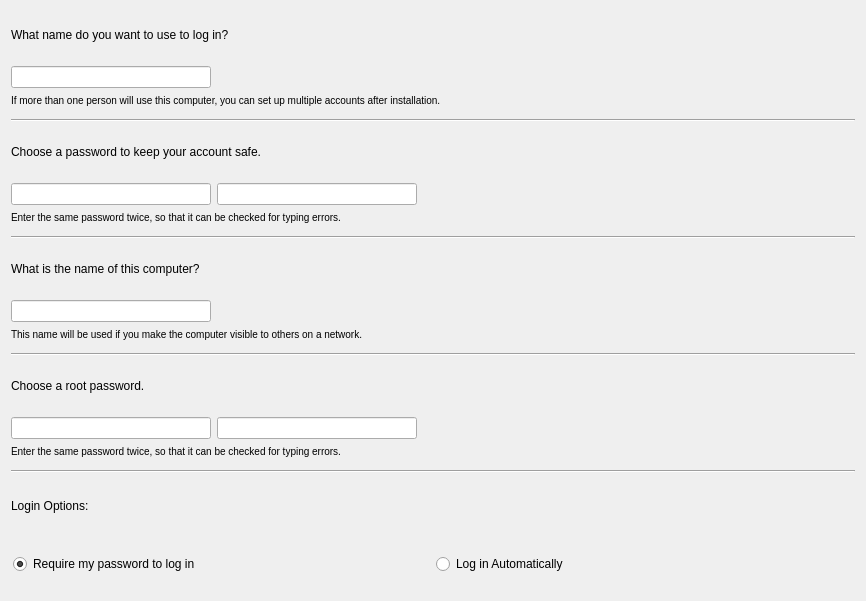
<?xml version="1.0" encoding="UTF-8"?>
<ui version="4.0">
 <class>Page_UserSetup</class>
 <widget class="QWidget" name="Page_UserSetup">
  <property name="geometry">
   <rect>
    <x>0</x>
    <y>0</y>
    <width>866</width>
    <height>601</height>
   </rect>
  </property>
  <property name="windowTitle">
   <string>Form</string>
  </property>
  <layout class="QVBoxLayout" name="verticalLayout_12">
   <item>
    <layout class="QVBoxLayout" name="verticalLayout_8">
     <item>
      <widget class="QLabel" name="username_label_2">
       <property name="text">
        <string>What name do you want to use to log in?</string>
       </property>
       <property name="wordWrap">
        <bool>false</bool>
       </property>
      </widget>
     </item>
     <item>
      <layout class="QGridLayout" name="_29">
       <property name="leftMargin">
        <number>0</number>
       </property>
       <property name="topMargin">
        <number>0</number>
       </property>
       <property name="rightMargin">
        <number>0</number>
       </property>
       <property name="bottomMargin">
        <number>0</number>
       </property>
       <property name="verticalSpacing">
        <number>0</number>
       </property>
       <item row="0" column="0">
        <widget class="QLineEdit" name="textBoxUsername">
         <property name="sizePolicy">
          <sizepolicy hsizetype="Expanding" vsizetype="Fixed">
           <horstretch>0</horstretch>
           <verstretch>0</verstretch>
          </sizepolicy>
         </property>
         <property name="minimumSize">
          <size>
           <width>200</width>
           <height>0</height>
          </size>
         </property>
        </widget>
       </item>
       <item row="1" column="0" colspan="4">
        <widget class="QLabel" name="username_extra_label_2">
         <property name="styleSheet">
          <string>font-weight: normal</string>
         </property>
         <property name="text">
          <string>&lt;small&gt;If more than one person will use this computer, you can set up multiple accounts after installation.&lt;/small&gt;</string>
         </property>
         <property name="wordWrap">
          <bool>true</bool>
         </property>
        </widget>
       </item>
       <item row="0" column="1">
        <widget class="QLabel" name="labelUsername">
         <property name="sizePolicy">
          <sizepolicy hsizetype="Fixed" vsizetype="Fixed">
           <horstretch>0</horstretch>
           <verstretch>0</verstretch>
          </sizepolicy>
         </property>
         <property name="minimumSize">
          <size>
           <width>24</width>
           <height>24</height>
          </size>
         </property>
         <property name="maximumSize">
          <size>
           <width>24</width>
           <height>24</height>
          </size>
         </property>
         <property name="scaledContents">
          <bool>true</bool>
         </property>
        </widget>
       </item>
       <item row="0" column="2">
        <widget class="QLabel" name="labelUsernameError">
         <property name="sizePolicy">
          <sizepolicy hsizetype="Expanding" vsizetype="Preferred">
           <horstretch>1</horstretch>
           <verstretch>0</verstretch>
          </sizepolicy>
         </property>
         <property name="minimumSize">
          <size>
           <width>200</width>
           <height>0</height>
          </size>
         </property>
         <property name="text">
          <string/>
         </property>
         <property name="alignment">
          <set>Qt::AlignVCenter</set>
         </property>
         <property name="wordWrap">
          <bool>true</bool>
         </property>
        </widget>
       </item>
      </layout>
     </item>
     <item>
      <widget class="Line" name="line_12">
       <property name="orientation">
        <enum>Qt::Horizontal</enum>
       </property>
      </widget>
     </item>
    </layout>
   </item>
   <item>
    <layout class="QVBoxLayout" name="verticalLayout_10">
     <item>
      <widget class="QLabel" name="password_label_2">
       <property name="text">
        <string>Choose a password to keep your account safe.</string>
       </property>
       <property name="wordWrap">
        <bool>false</bool>
       </property>
      </widget>
     </item>
     <item>
      <layout class="QGridLayout" name="_31">
       <property name="leftMargin">
        <number>0</number>
       </property>
       <property name="topMargin">
        <number>0</number>
       </property>
       <property name="rightMargin">
        <number>0</number>
       </property>
       <property name="bottomMargin">
        <number>0</number>
       </property>
       <property name="verticalSpacing">
        <number>0</number>
       </property>
       <item row="1" column="0" colspan="5">
        <widget class="QLabel" name="password_extra_label_3">
         <property name="styleSheet">
          <string>font-weight: normal</string>
         </property>
         <property name="text">
          <string>&lt;small&gt;Enter the same password twice, so that it can be checked for typing errors.&lt;/small&gt;</string>
         </property>
         <property name="wordWrap">
          <bool>true</bool>
         </property>
        </widget>
       </item>
       <item row="0" column="2">
        <widget class="QLabel" name="labelUserPassword">
         <property name="sizePolicy">
          <sizepolicy hsizetype="Fixed" vsizetype="Fixed">
           <horstretch>0</horstretch>
           <verstretch>0</verstretch>
          </sizepolicy>
         </property>
         <property name="minimumSize">
          <size>
           <width>24</width>
           <height>24</height>
          </size>
         </property>
         <property name="maximumSize">
          <size>
           <width>24</width>
           <height>24</height>
          </size>
         </property>
         <property name="scaledContents">
          <bool>true</bool>
         </property>
        </widget>
       </item>
       <item row="0" column="3">
        <widget class="QLabel" name="labelUserPasswordError">
         <property name="sizePolicy">
          <sizepolicy hsizetype="Expanding" vsizetype="Preferred">
           <horstretch>1</horstretch>
           <verstretch>0</verstretch>
          </sizepolicy>
         </property>
         <property name="minimumSize">
          <size>
           <width>100</width>
           <height>0</height>
          </size>
         </property>
         <property name="text">
          <string/>
         </property>
         <property name="alignment">
          <set>Qt::AlignVCenter</set>
         </property>
         <property name="wordWrap">
          <bool>true</bool>
         </property>
        </widget>
       </item>
       <item row="0" column="1">
        <widget class="QLineEdit" name="textBoxUserVerifiedPassword">
         <property name="sizePolicy">
          <sizepolicy hsizetype="Expanding" vsizetype="Fixed">
           <horstretch>0</horstretch>
           <verstretch>0</verstretch>
          </sizepolicy>
         </property>
         <property name="minimumSize">
          <size>
           <width>200</width>
           <height>0</height>
          </size>
         </property>
         <property name="echoMode">
          <enum>QLineEdit::Password</enum>
         </property>
        </widget>
       </item>
       <item row="0" column="0">
        <widget class="QLineEdit" name="textBoxUserPassword">
         <property name="sizePolicy">
          <sizepolicy hsizetype="Expanding" vsizetype="Fixed">
           <horstretch>0</horstretch>
           <verstretch>0</verstretch>
          </sizepolicy>
         </property>
         <property name="minimumSize">
          <size>
           <width>200</width>
           <height>0</height>
          </size>
         </property>
         <property name="echoMode">
          <enum>QLineEdit::Password</enum>
         </property>
        </widget>
       </item>
      </layout>
     </item>
     <item>
      <widget class="Line" name="line_14">
       <property name="orientation">
        <enum>Qt::Horizontal</enum>
       </property>
      </widget>
     </item>
    </layout>
   </item>
   <item>
    <layout class="QVBoxLayout" name="verticalLayout_9">
     <item>
      <widget class="QLabel" name="hostname_label_2">
       <property name="text">
        <string>What is the name of this computer?</string>
       </property>
       <property name="wordWrap">
        <bool>false</bool>
       </property>
      </widget>
     </item>
     <item>
      <layout class="QGridLayout" name="_30">
       <property name="leftMargin">
        <number>0</number>
       </property>
       <property name="topMargin">
        <number>0</number>
       </property>
       <property name="rightMargin">
        <number>0</number>
       </property>
       <property name="bottomMargin">
        <number>0</number>
       </property>
       <property name="verticalSpacing">
        <number>0</number>
       </property>
       <item row="0" column="0">
        <widget class="QLineEdit" name="textBoxHostname">
         <property name="sizePolicy">
          <sizepolicy hsizetype="Expanding" vsizetype="Fixed">
           <horstretch>0</horstretch>
           <verstretch>0</verstretch>
          </sizepolicy>
         </property>
         <property name="minimumSize">
          <size>
           <width>200</width>
           <height>0</height>
          </size>
         </property>
        </widget>
       </item>
       <item row="1" column="0" colspan="4">
        <widget class="QLabel" name="hostname_extra_label_2">
         <property name="styleSheet">
          <string>font-weight: normal</string>
         </property>
         <property name="text">
          <string>&lt;small&gt;This name will be used if you make the computer visible to others on a network.&lt;/small&gt;</string>
         </property>
         <property name="wordWrap">
          <bool>false</bool>
         </property>
        </widget>
       </item>
       <item row="0" column="1">
        <widget class="QLabel" name="labelHostname">
         <property name="sizePolicy">
          <sizepolicy hsizetype="Fixed" vsizetype="Fixed">
           <horstretch>0</horstretch>
           <verstretch>0</verstretch>
          </sizepolicy>
         </property>
         <property name="minimumSize">
          <size>
           <width>24</width>
           <height>24</height>
          </size>
         </property>
         <property name="maximumSize">
          <size>
           <width>24</width>
           <height>24</height>
          </size>
         </property>
         <property name="scaledContents">
          <bool>true</bool>
         </property>
        </widget>
       </item>
       <item row="0" column="2">
        <widget class="QLabel" name="labelHostnameError">
         <property name="sizePolicy">
          <sizepolicy hsizetype="Expanding" vsizetype="Preferred">
           <horstretch>1</horstretch>
           <verstretch>0</verstretch>
          </sizepolicy>
         </property>
         <property name="minimumSize">
          <size>
           <width>200</width>
           <height>0</height>
          </size>
         </property>
         <property name="text">
          <string/>
         </property>
         <property name="alignment">
          <set>Qt::AlignVCenter</set>
         </property>
         <property name="wordWrap">
          <bool>true</bool>
         </property>
        </widget>
       </item>
      </layout>
     </item>
     <item>
      <widget class="Line" name="line_13">
       <property name="orientation">
        <enum>Qt::Horizontal</enum>
       </property>
      </widget>
     </item>
    </layout>
   </item>
   <item>
    <layout class="QVBoxLayout" name="verticalLayout_11">
     <item>
      <widget class="QLabel" name="root_password_label_2">
       <property name="text">
        <string>Choose a root password.</string>
       </property>
       <property name="wordWrap">
        <bool>false</bool>
       </property>
      </widget>
     </item>
     <item>
      <layout class="QGridLayout" name="_32">
       <property name="leftMargin">
        <number>0</number>
       </property>
       <property name="topMargin">
        <number>0</number>
       </property>
       <property name="rightMargin">
        <number>0</number>
       </property>
       <property name="bottomMargin">
        <number>0</number>
       </property>
       <property name="verticalSpacing">
        <number>0</number>
       </property>
       <item row="1" column="0" colspan="5">
        <widget class="QLabel" name="password_extra_label_4">
         <property name="styleSheet">
          <string>font-weight: normal</string>
         </property>
         <property name="text">
          <string>&lt;small&gt;Enter the same password twice, so that it can be checked for typing errors.&lt;/small&gt;</string>
         </property>
         <property name="wordWrap">
          <bool>true</bool>
         </property>
        </widget>
       </item>
       <item row="0" column="2">
        <widget class="QLabel" name="labelRootPassword">
         <property name="sizePolicy">
          <sizepolicy hsizetype="Fixed" vsizetype="Fixed">
           <horstretch>0</horstretch>
           <verstretch>0</verstretch>
          </sizepolicy>
         </property>
         <property name="minimumSize">
          <size>
           <width>24</width>
           <height>24</height>
          </size>
         </property>
         <property name="maximumSize">
          <size>
           <width>24</width>
           <height>24</height>
          </size>
         </property>
         <property name="scaledContents">
          <bool>true</bool>
         </property>
        </widget>
       </item>
       <item row="0" column="3">
        <widget class="QLabel" name="labelRootPasswordError">
         <property name="sizePolicy">
          <sizepolicy hsizetype="Expanding" vsizetype="Preferred">
           <horstretch>1</horstretch>
           <verstretch>0</verstretch>
          </sizepolicy>
         </property>
         <property name="minimumSize">
          <size>
           <width>100</width>
           <height>0</height>
          </size>
         </property>
         <property name="text">
          <string/>
         </property>
         <property name="alignment">
          <set>Qt::AlignVCenter</set>
         </property>
         <property name="wordWrap">
          <bool>true</bool>
         </property>
        </widget>
       </item>
       <item row="0" column="1">
        <widget class="QLineEdit" name="textBoxVerifiedRootPassword">
         <property name="sizePolicy">
          <sizepolicy hsizetype="Expanding" vsizetype="Fixed">
           <horstretch>0</horstretch>
           <verstretch>0</verstretch>
          </sizepolicy>
         </property>
         <property name="minimumSize">
          <size>
           <width>200</width>
           <height>0</height>
          </size>
         </property>
         <property name="echoMode">
          <enum>QLineEdit::Password</enum>
         </property>
        </widget>
       </item>
       <item row="0" column="0">
        <widget class="QLineEdit" name="textBoxRootPassword">
         <property name="sizePolicy">
          <sizepolicy hsizetype="Expanding" vsizetype="Fixed">
           <horstretch>0</horstretch>
           <verstretch>0</verstretch>
          </sizepolicy>
         </property>
         <property name="minimumSize">
          <size>
           <width>200</width>
           <height>0</height>
          </size>
         </property>
         <property name="echoMode">
          <enum>QLineEdit::Password</enum>
         </property>
        </widget>
       </item>
      </layout>
     </item>
     <item>
      <widget class="Line" name="line_15">
       <property name="orientation">
        <enum>Qt::Horizontal</enum>
       </property>
      </widget>
     </item>
    </layout>
   </item>
   <item>
    <layout class="QVBoxLayout" name="verticalLayout_7">
     <item>
      <widget class="QLabel" name="login_label_2">
       <property name="text">
        <string>Login Options:</string>
       </property>
       <property name="wordWrap">
        <bool>false</bool>
       </property>
      </widget>
     </item>
     <item>
      <widget class="QWidget" name="widget_7" native="true">
       <layout class="QGridLayout" name="gridLayout_10">
        <property name="leftMargin">
         <number>2</number>
        </property>
        <property name="topMargin">
         <number>2</number>
        </property>
        <property name="rightMargin">
         <number>2</number>
        </property>
        <property name="bottomMargin">
         <number>2</number>
        </property>
        <item row="0" column="1">
         <widget class="QRadioButton" name="checkBoxLoginAuto">
          <property name="text">
           <string>Log in Automatically</string>
          </property>
          <property name="checked">
           <bool>false</bool>
          </property>
         </widget>
        </item>
        <item row="0" column="0">
         <widget class="QRadioButton" name="checkBoxLoginNormal">
          <property name="text">
           <string>Require my password to log in</string>
          </property>
          <property name="checked">
           <bool>true</bool>
          </property>
         </widget>
        </item>
       </layout>
      </widget>
     </item>
    </layout>
   </item>
  </layout>
 </widget>
 <tabstops>
  <tabstop>textBoxUsername</tabstop>
  <tabstop>textBoxUserPassword</tabstop>
  <tabstop>textBoxUserVerifiedPassword</tabstop>
  <tabstop>textBoxHostname</tabstop>
  <tabstop>textBoxRootPassword</tabstop>
  <tabstop>textBoxVerifiedRootPassword</tabstop>
  <tabstop>checkBoxLoginNormal</tabstop>
  <tabstop>checkBoxLoginAuto</tabstop>
 </tabstops>
 <resources/>
 <connections/>
</ui>
